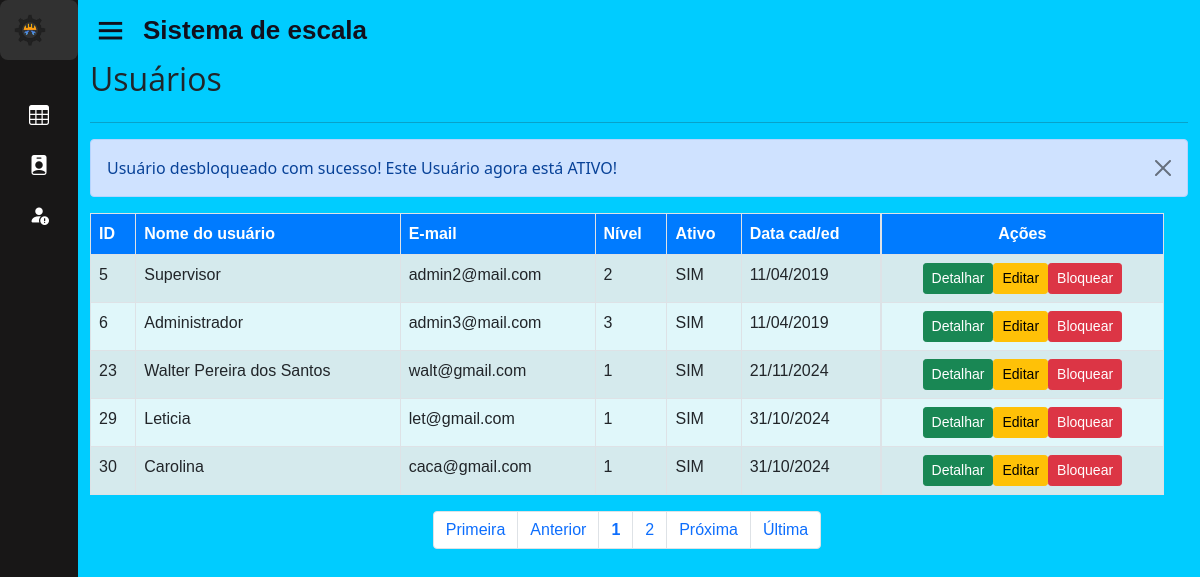
The app's page /home.php?page=lista_usu&msg=5 (signed in) with its own data.
### tables this page shows
CREATE TABLE IF NOT EXISTS `usuarios` (
  `id` int(11) unsigned NOT NULL AUTO_INCREMENT,
  `nome` varchar(50) NOT NULL,
  `usuario` varchar(25) NOT NULL,
  `senha` varchar(40) NOT NULL,
  `email` varchar(100) NOT NULL,
  `nivel` int(1) unsigned NOT NULL DEFAULT 1,
  `ativo` tinyint(1) NOT NULL DEFAULT 1,
  `dt_cadastro` datetime NOT NULL,
  `id_func` int(11) DEFAULT NULL,
  PRIMARY KEY (`id`),
  UNIQUE KEY `usuario` (`usuario`),
  KEY `nivel` (`nivel`),
  KEY `FK_usuarios_funcionario` (`id_func`),
  CONSTRAINT `FK_usuarios_funcionario` FOREIGN KEY (`id_func`) REFERENCES `funcionario` (`id_func`) ON DELETE CASCADE ON UPDATE CASCADE
);

### sis/usuarios/lista_usu.php (the view)
<div id="main" class="container-fluid">
	<div id="top" class="row">
		<div class="col-md-10">
			<h2>Usuários</h2>
		</div>
	</div>
	<hr/>
	<div><?php include "mensagens.php"; ?></div>
		<div id="list" class="row">
			<div class="table-responsive">
				<?php
					$quantidade = 5;
					$pagina = (isset($_GET['pagina'])) ? (int)$_GET['pagina'] : 1;
					$inicio = ($quantidade * $pagina) - $quantidade;
					$data_all = mysqli_query($con, "select * from usuarios order by id asc limit $inicio, $quantidade;");
					echo "<table class='table table-striped table-bordered' style='background-color: #e0f7fa;' cellspacing='0' cellpadding='0'>";
					echo "<thead style='background-color: #007bff; color: white;'>";
					echo "<tr>";
					echo "<td><strong>ID</strong></td>";
					echo "<td><strong>Nome do usuário</strong></td>";
					echo "<td class='d-none d-md-table-cell'><strong>E-mail</strong></td>";
					echo "<td class='d-none d-md-table-cell'><strong>Nível</strong></td>";
					echo "<td class='d-none d-md-table-cell'><strong>Ativo</strong></td>";
					echo "<td class='d-none d-md-table-cell'><strong>Data cad/ed</strong></td>";
					echo "<td class='actions d-flex justify-content-center'><strong>Ações</strong></td>";
					echo "</tr></thead><tbody>";
					while($info = mysqli_fetch_array($data_all)){
						echo "<tr>";
						echo "<td>".$info['id']."</td>";
						echo "<td>".$info['nome']."</td>";
						echo "<td class='d-none d-md-table-cell'>".$info['email']." </td>";
						echo "<td class='d-none d-md-table-cell'>".$info['nivel']."</td>";
						if($info['ativo'] == 1){
							echo "<td class='d-none d-md-table-cell'>SIM</td>";
						}else if($info['ativo'] == 0){
							echo "<td class='d-none d-md-table-cell'>NÃO</td>";
						}
						echo "<td class='d-none d-md-table-cell'>".date('d/m/Y',strtotime($info['dt_cadastro']))."</td>";
						echo "<td class='actions btn-group-sm d-flex justify-content-center'>";
						echo "<a class='btn btn-success btn-xs' href='?page=view_usu&id=".$info['id']."'> Detalhar </a>";
						echo "<a class='btn btn-warning btn-xs' href='?page=fedita_usu&id=".$info['id']."'> Editar </a>";
						if($info['ativo'] == 1){
							echo "<a class='btn btn-danger btn-xs' href='?page=block_usu&id=".$info['id']."'> Bloquear </a>";
						}else if($info['ativo'] == 0){
							echo "<a class='btn btn-success btn-xs' href='?page=ativa_usu&id=".$info['id']."'>&nbsp;&nbsp;&nbsp;Ativar&nbsp;&nbsp;</a></div></td>";
						}
					}
					echo "</tr></tbody></table>";
				?>
			</div>
		</div>
		<div id="bottom" class="row">
			<div class="col-md-12 d-flex justify-content-center">
				<?php
					$sqlTotal = "select id from usuarios;";
					$qrTotal = mysqli_query($con, $sqlTotal);
					$numTotal = mysqli_num_rows($qrTotal);
					$totalpagina = (ceil($numTotal/$quantidade)<=0) ? 1 : ceil($numTotal/$quantidade);
					$exibir = 3;
					$anterior = (($pagina-1) <= 0) ? 1 : $pagina - 1;
					$posterior = (($pagina+1) >= $totalpagina) ? $totalpagina : $pagina+1;
					echo "<ul class='pagination'>";
					echo "<li class='page-item'><a class='page-link' href='?page=lista_usu&pagina=1'> Primeira</a></li> ";
					echo "<li class='page-item'><a class='page-link' href=\"?page=lista_usu&pagina=$anterior\"> Anterior</a></li> ";
					echo "<li class='page-item'><a class='page-link' href='?page=lista_usu&pagina=".$pagina."'><strong>".$pagina."</strong></a></li> ";
					for($i = $pagina+1; $i < $pagina+$exibir; $i++){
						if($i <= $totalpagina)
						echo "<li class='page-item'><a class='page-link' href='?page=lista_usu&pagina=".$i."'> ".$i." </a></li> ";
					}
					echo "<li class='page-item'><a class='page-link' href=\"?page=lista_usu&pagina=$posterior\"> Pr&oacute;xima</a></li> ";
					echo "<li class='page-item'><a class='page-link' href=\"?page=lista_usu&pagina=$totalpagina\"> &Uacute;ltima</a></li></ul>";
				?>
			</div>
		</div>
</div>

### css/style.css (style rules this page uses)
* { margin: 0; padding: 0; box-sizing: border-box; }
h2 { font-family: "Open Sans", sans-serif; font-optical-sizing: auto; font-weight: 600; }
p,span,a,td,tr,label { font-family: "Source Sans 3", sans-serif; font-optical-sizing: auto; font-weight:400; }
.row { width: 100%; }

### records on screen
usuarios: id "5", nome "Supervisor", email "admin2@mail.com", nivel "2", ativo "SIM", dt_cadastro "11/04/2019"
usuarios: id "6", nome "Administrador", email "admin3@mail.com", nivel "3", ativo "SIM", dt_cadastro "11/04/2019"
usuarios: id "23", nome "Walter Pereira dos Santos", email "walt@gmail.com", nivel "1", ativo "SIM", dt_cadastro "21/11/2024"
usuarios: id "29", nome "Leticia", email "let@gmail.com", nivel "1", ativo "SIM", dt_cadastro "31/10/2024"
usuarios: id "30", nome "Carolina", email "caca@gmail.com", nivel "1", ativo "SIM", dt_cadastro "31/10/2024"

### other values on screen
$pagina "1"
